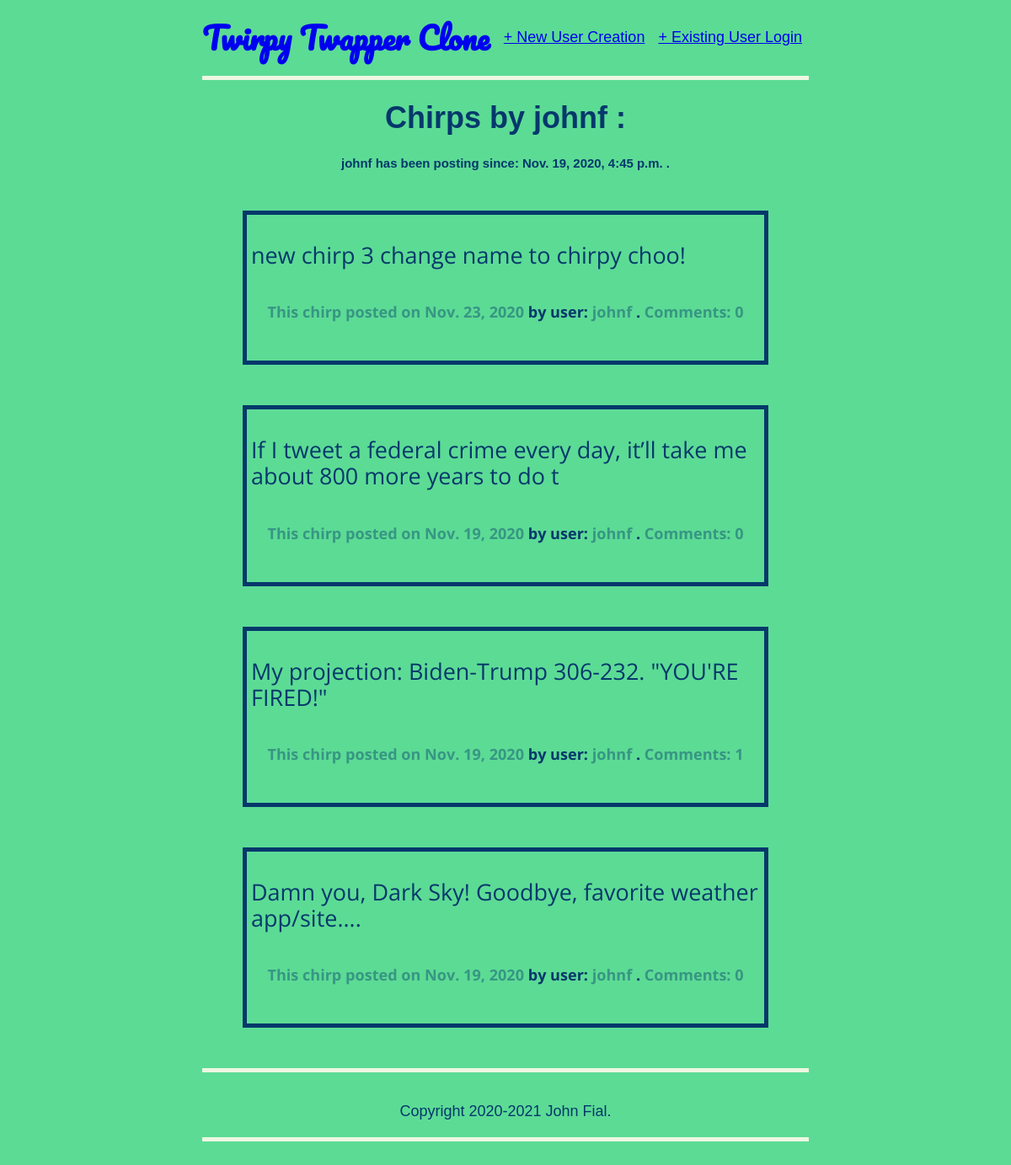
The app's page /users/johnf/ with its own data.
### posts_app/models.py (models this page shows, shortened)
class Post(models.Model):
    post_text = models.CharField(max_length=80)
    author = models.ForeignKey('auth.User', on_delete=models.CASCADE)
    created = models.DateField(auto_now_add=True)
    updated = models.DateField(auto_now=True) # useful, lookup
    class Meta:
        ordering = ['-created']

### users_app/views.py (the view)
# urls.py: path('<str:username>/', views.UserProfileView.as_view(), name='profile'),
class UserProfileView(generic.DetailView):
    model = User
    template_name = 'user_profile.html'
    def get_object(self):
        return get_object_or_404(User, username=self.kwargs['username'])

### templates/user_profile.html (shortened to what this page needs)
{% extends 'base.html' %}
{% block content %}
    <h1>
    Chirps by {{ object.username }} :
    </h1>
    <h5>
    {{ object.username }} has been posting since: {{ object.date_joined }} .
    </h5>
    {% for post in object.post_set.all %}
        <div class="chirp">
            <p> {{ post.post_text | linebreaks }} </p>
            <h6>
                <a href="{% url 'posts_app:detail' post.pk %}">This chirp posted on {{ post.created }}</a> by user: <a href="{% url 'users_app:profile' post.author.username %}">{{ post.author.username }} </a> .
                <a href="{% url 'posts_app:detail' post.pk %}">Comments: {{ post.comments.count }}</a>
            </h6>
        </div>
    {% endfor %}
{% endblock content %}

### templates/base.html (shortened to what this page needs)
{% load static %}
<!DOCTYPE html>
<html>
    <head>
      <link rel="stylesheet" href="{% static 'css/github_necolas_normalize.css'%}">
      <link rel="stylesheet" href="{% static 'css/main.css'%}">
    </head>
  <body>
    <header>
      <div class="nav-left">
        <h1> <a href="{% url 'posts_app:home' %}">Twirpy Twapper Clone</a> </h1>
      </div>
      <div class="nav-right">
        {% if request.user.is_authenticated  %}
          <p>Hello, user: <a href="{% url 'users_app:profile' request.user.username %}" id="username"> {{ request.user.username }} </a></p>
          {% comment %} definetly user, not users !  {% endcomment %}
          {% comment %} NOTE added a bit with request.user.is_authenticated, rather than just user.username {% endcomment %}
          <p><a href="{% url 'posts_app:new_post'%}">+ New Chirp</a></p>
          <p><a href="{% url 'posts_app:change_password'%}">Change Password</a></p>
          <p><a href="{% url 'logout'%}">Logout</a></p>
        {% else %}
          <p><a href="{% url 'users_app:signup' %}">+ New User Creation</a></p>
          <p><a href="{% url 'login' %}">+ Existing User Login</a></p>
        {% endif %}
      </div>
    </header>
    <div class="chirp-container">
        {% block content %}
        {% endblock content %}
    </div>
    <footer>
    Copyright 2020-2021 John Fial.
    <br>
    <br>
    </footer>
  </body>
</html>

### static/css/main.css (style rules this page uses)
h1, h2, h3 , h4, h5, h6 { text-align: center; }
header { border-bottom: 5px solid #EDF7E1; margin-bottom: 18px; display: flex; }
header h1 a { text-decoration: none; }
.nav-left, #username { margin-right: auto; font-family: 'Pacifico', cursive; }
.nav-right { display: flex; padding-top: 1rem; }
.nav-right p { margin-left: 0.5rem; margin-right: 0.5rem; }
body { font-family: 'Libre Franklin', sans-serif; font-size: 18px; background-color: #5CDB95; color: #05386B; margin-left: 5%; margin-right: 5%; }
.chirp-container { border-bottom: 5px solid #EDF7E1; margin-bottom: 5%; }
.chirp { font-family: 'Open Sans', sans-serif; font-size: 150%; margin: 3rem; padding: 5px; border: 5px solid #05386B; }
.chirp h6 a, .chirp h6 a:visited { text-decoration: none; color: #379683; }
.chirp p { font-weight: 400; }
footer { text-align: center; border-bottom: 5px solid #EDF7E1; margin-bottom: 15%; }
@media (min-width: 700px) { body { margin-left: 15%; margin-right: 15%; } }
@media (min-width: 1000px) { body { margin-left: 20%; margin-right: 20%; } }

### records on screen
Post: post_text "new chirp 3 change name to chirpy choo!", created "Nov. 23, 2020", author.username "johnf", comments.count "0"
Post: post_text "If I tweet a federal crime every day, it’ll take me about 800 more years to do t", created "Nov. 19, 2020", author.username "johnf", comments.count "0"
Post: post_text "My projection: Biden-Trump 306-232. \"YOU'RE FIRED!\"", created "Nov. 19, 2020", author.username "johnf", comments.count "1"
Post: post_text "Damn you, Dark Sky! Goodbye, favorite weather app/site....", created "Nov. 19, 2020", author.username "johnf", comments.count "0"

### other values on screen
{{ object.username }} "johnf"
{{ object.date_joined }} "Nov. 19, 2020, 4:45 p.m."
